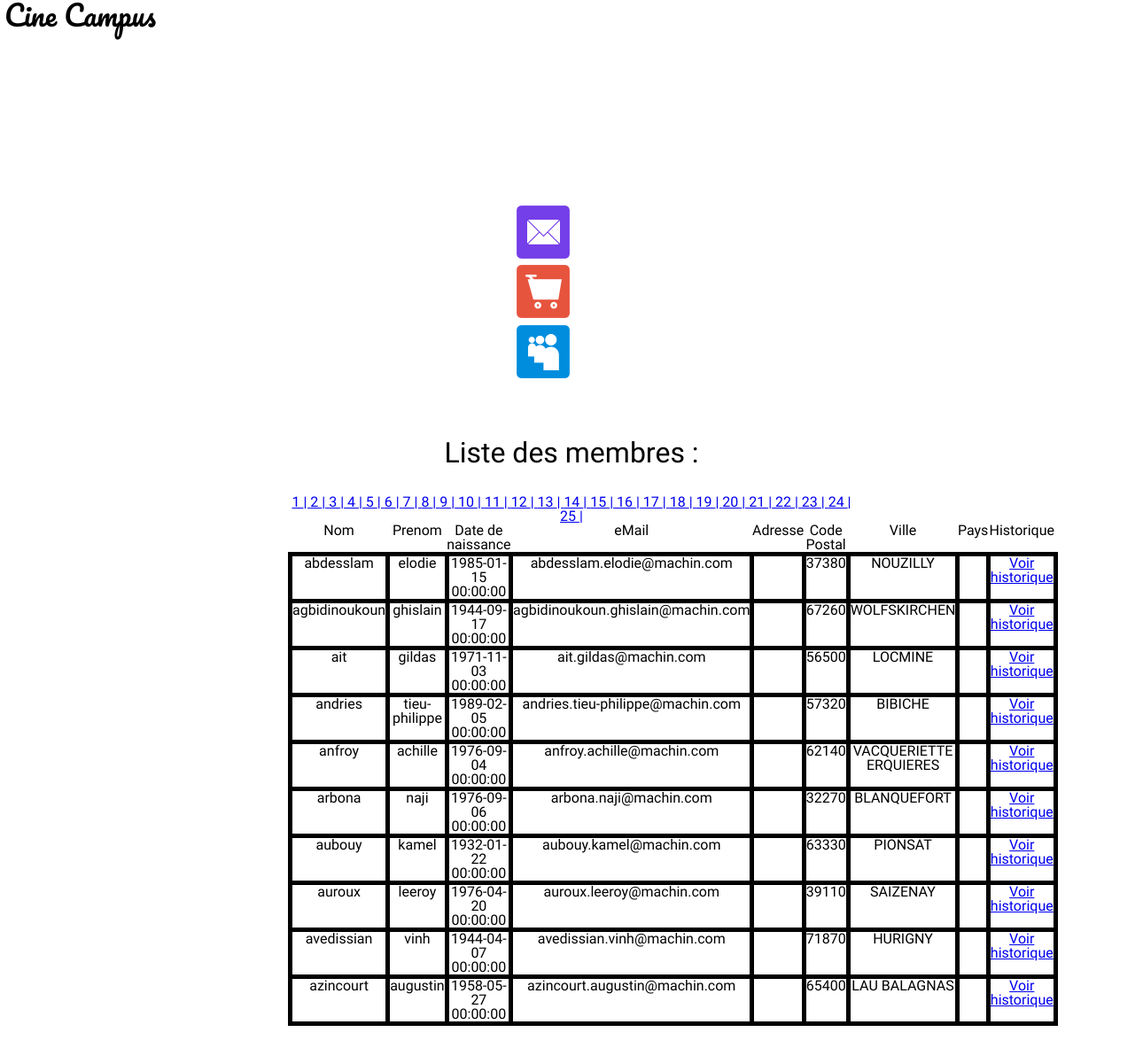
/view/membre.php, run on the app's committed database.
### tables this page shows
CREATE TABLE `tp_fiche_personne` (
  `id_perso` int(11) NOT NULL,
  `nom` varchar(255) NOT NULL,
  `prenom` varchar(255) NOT NULL,
  `date_naissance` datetime NOT NULL,
  `email` varchar(255) NULL,
  `adresse` varchar(255) NOT NULL,
  `cpostal` varchar(255) NULL,
  `ville` varchar(255)  NULL,
  `pays` varchar(255)  NULL,
    PRIMARY KEY(`id_perso`)
);

### controllers/AboHistorique.php (the view, shortened to what this page needs)
        <?php
function listeMembre($bdd)
{
    $sql = "SELECT COUNT(*) AS \"numLigne\" FROM tp_fiche_personne";
    $requete = $bdd->query($sql);
    $data= $requete->fetch();
    $numLigne = $data['numLigne'];
    $elementParPage = 10;
    $nbreTotalPage = ceil($numLigne/$elementParPage);
    if (isset($_GET['page']) && $_GET['page']>0 && $_GET['page']<=$nbreTotalPage) {
        $numPage = $_GET['page'];
    }
    else
    {
        $numPage = 1;
    }
    for ($i = 1; $i <= $nbreTotalPage; $i++) {
        ?><a href="membre.php?page=<?= $i ?>"><?= $i . " | " ?></a>
        <?php
    }
    $num = ($numPage-1)*$elementParPage;
    $sql = 'SELECT * FROM tp_fiche_personne INNER JOIN tp_membre ON tp_membre.id_fiche_perso = tp_fiche_personne.id_perso ORDER BY tp_fiche_personne.nom ASC LIMIT ' . $num .',' . $elementParPage;
    $requete = $bdd->prepare($sql);
    $requete->execute();
    $result = $requete->fetchAll();
    foreach ($result as $value) {
        ?>
        <tr>
            <td><?php echo $value["nom"];?></td>
            <td><?php echo $value["prenom"];?></td>
            <td><?php echo $value["date_naissance"];?></td>
            <td><?php echo $value["email"];?></td>
            <td><?php echo $value["adresse"];?></td>
            <td><?php echo $value["cpostal"];?></td>
            <td><?php echo $value["ville"];?></td>
            <td><?php echo $value["pays"];?></td>
            <td><a href="historique.php?id_perso=<?= $value['id_perso'] ?>">Voir historique</a></td>
        </tr>
        <?php
    }
}
        ?>

### media/css/my_style.css (style rules this page uses)
html, body, div, span, applet, object, iframe, h1, h2, h3, h4, h5, h6, p, blockquote, pre, a, abbr, acronym, address, big, cite, code, del, dfn, em, img, ins, kbd, q, s, samp, small, strike, strong, sub, sup, tt, var, b, u, i, center, dl, dt, dd, ol, ul, li, fieldset, form, label, legend, table, caption, tbody, tfoot, thead, tr, th, td, article, aside, canvas, details, embed, figure, figcaption, footer, header, hgroup, menu, nav, output, ruby, section, summary, time, mark, audio, video { margin: 0; padding: 0; border: 0; font-size: 100%; font: inherit; vertical-align: baseline; }
article, aside, details, figcaption, figure, footer, header, hgroup, menu, nav, section { display: block; }
body { line-height: 1; }
ol, ul { list-style: none; }
body { width: 100%; }
header h1 { font-family: 'Pacifico', cursive; font-size: 2em; margin-bottom: 5%; }
header nav { clear: left; margin: auto; width: 10%; }
header a { height:64px; width:64px; display:inline-block; position:relative; }
header .home a { background: url(../img/home.png) no-repeat; }
header .search a { background: url(../img/search.png) no-repeat; }
header .contact a { background: url(../img/mailback.png) no-repeat; }
header .abonnement a { background: url(../img/abonnement.png) no-repeat; }
header .membre a { background: url(../img/membre.png) no-repeat; }
table tr td { margin: auto; border: 5px solid black; width: 5%; font-size: 1em; }

### data on the page
tp_fiche_personne: nom "abdesslam", prenom "elodie", date_naissance "1985-01-15 00:00:00", email "abdesslam.elodie@machin.com", cpostal "37380", ville "NOUZILLY"
tp_fiche_personne: nom "agbidinoukoun", prenom "ghislain", date_naissance "1944-09-17 00:00:00", email "agbidinoukoun.ghislain@machin.com", cpostal "67260", ville "WOLFSKIRCHEN"
tp_fiche_personne: nom "ait", prenom "gildas", date_naissance "1971-11-03 00:00:00", email "ait.gildas@machin.com", cpostal "56500", ville "LOCMINE"
tp_fiche_personne: nom "andries", prenom "tieu-philippe", date_naissance "1989-02-05 00:00:00", email "andries.tieu-philippe@machin.com", cpostal "57320", ville "BIBICHE"
tp_fiche_personne: nom "anfroy", prenom "achille", date_naissance "1976-09-04 00:00:00", email "anfroy.achille@machin.com", cpostal "62140", ville "VACQUERIETTE ERQUIERES"
tp_fiche_personne: nom "arbona", prenom "naji", date_naissance "1976-09-06 00:00:00", email "arbona.naji@machin.com", cpostal "32270", ville "BLANQUEFORT"
tp_fiche_personne: nom "aubouy", prenom "kamel", date_naissance "1932-01-22 00:00:00", email "aubouy.kamel@machin.com", cpostal "63330", ville "PIONSAT"
tp_fiche_personne: nom "auroux", prenom "leeroy", date_naissance "1976-04-20 00:00:00", email "auroux.leeroy@machin.com", cpostal "39110", ville "SAIZENAY"
tp_fiche_personne: nom "avedissian", prenom "vinh", date_naissance "1944-04-07 00:00:00", email "avedissian.vinh@machin.com", cpostal "71870", ville "HURIGNY"
tp_fiche_personne: nom "azincourt", prenom "augustin", date_naissance "1958-05-27 00:00:00", email "azincourt.augustin@machin.com", cpostal "65400", ville "LAU BALAGNAS"
